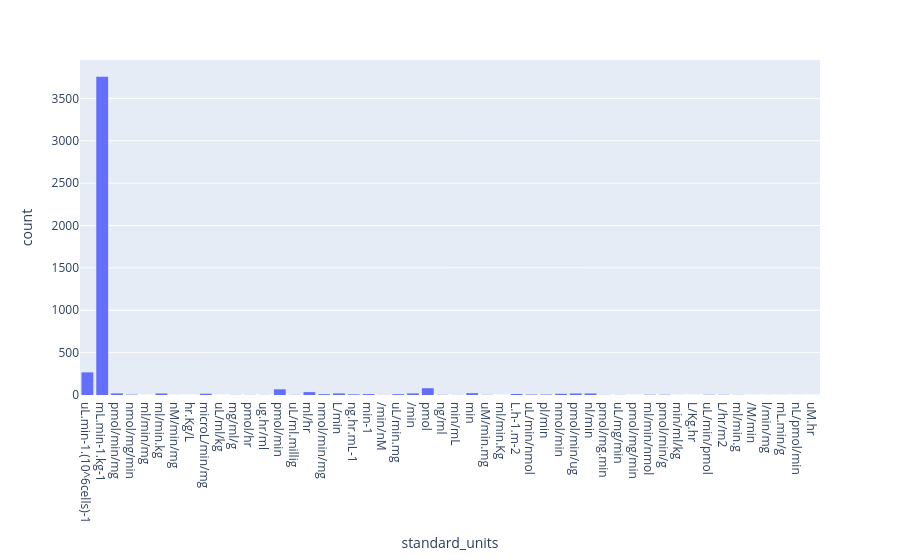

The notebook cell saved with this chart:
### Markdown cell above
#### There are still several edge cases where the units are not lined up with our standard of mL/kg/min. But for the purposes of this demonstration, there is one group of low-hanging fruit. Some 1000 assays have units mL.min-1.g-1, which can easily be converted to our standard through dimensional analysis.

#### Below, we convert the units and accordingly scale the values in the "standard_value" column. As proof, you can see that the column for "mL/kg/min" increases by about 1000. We have a total of 3755 values so far.

### Code cell
mask = df2["standard_units"] == "mL.min-1.g-1"
df3=df2
df3.loc[mask, "standard_value"] = df3.loc[mask, "standard_value"] * 1000
df3.loc[mask, "standard_units"] = "mL.min-1.kg-1"

fig = px.histogram(df3, x="standard_units")
fig.show()

### Figure 1 — Plotly figure (JSON) as saved in the notebook; plotly's stock layout.template omitted (floating-point values rounded to 4 significant figures; data arrays with more than 128 entries replaced by an {"elided": "..."} marker saying what was removed)
{"data": [{"alignmentgroup": "True", "bingroup": "x", "hovertemplate": "standard_units=%{x}<br>count=%{y}<extra></extra>", "legendgroup": "", "marker": {"color": "#636efa", "pattern": {"shape": ""}}, "name": "", "offsetgroup": "", "orientation": "v", "showlegend": false, "type": "histogram", "x": {"elided": "5532 str values"}, "xaxis": "x", "yaxis": "y"}], "layout": {"autosize": true, "barmode": "relative", "legend": {"tracegroupgap": 0}, "margin": {"t": 60}, "xaxis": {"anchor": "y", "autorange": true, "domain": [0, 1], "range": [-0.5, 49.5], "title": {"text": "standard_units"}, "type": "category"}, "yaxis": {"anchor": "x", "autorange": true, "domain": [0, 1], "range": [0, 3953.0], "title": {"text": "count"}}}}
